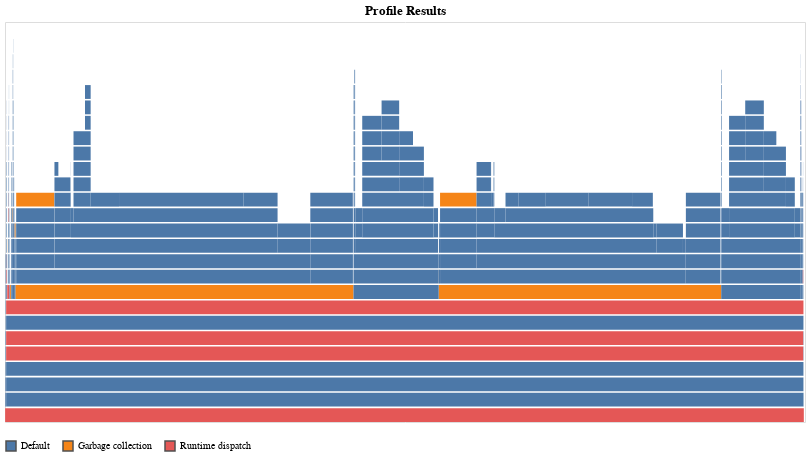

Here is the notebook cell this chart was saved with:
### Code cell
@profile main("/home/debr/codejams/julia/work/2017/WF/F.in")
Profile.clear()
@profile main("/home/debr/codejams/julia/work/2017/WF/F.in2")
ProfileVega.view()

### Figure 1 — Vega-Lite specification as saved in the notebook (floating-point values rounded to 4 significant figures; data arrays with more than 128 entries replaced by an {"elided": "..."} marker saying what was removed)
{"data": {"values": {"elided": "482 records"}}, "encoding": {"color": {"field": "status", "legend": {"orient": "bottom", "title": null}, "type": "nominal"}, "fillOpacity": {"condition": [{"selection": "highlight", "value": 0.6}, {"selection": "select", "value": 0.5}], "value": 1}, "strokeWidth": {"condition": [{"selection": "highlight", "value": 0.5}, {"selection": "select", "value": 0.5}], "value": 0}, "tooltip": {"field": "sf", "type": "nominal"}, "x": {"axis": null, "field": "x1", "type": "quantitative"}, "x2": {"field": "x2", "type": "quantitative"}, "y": {"axis": null, "field": "level", "type": "quantitative"}, "y2": {"field": "level2", "type": "quantitative"}}, "height": 400, "mark": {"stroke": "#505050", "type": "rect"}, "selection": {"grid": {"bind": "scales", "type": "interval"}, "highlight": {"empty": "none", "on": "mouseover", "type": "single"}, "select": {"empty": "none", "type": "multi"}}, "title": "Profile Results", "transform": [{"as": "level2", "calculate": "datum.level+0.9"}], "width": 800}
